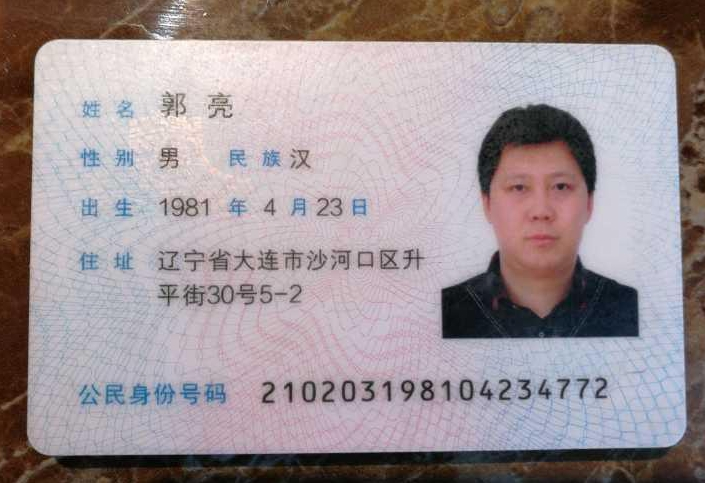
#> input picture test_img/15726692373499791204285.jpg, 705 x 483 px; its folder holds only this picture in this run
$ python -i idcardcv2.py   (imports and definitions only)   (older library calls are emulated)
#> lines starting #> are read from the running program, lines starting #| are printed output that depends on the picture; after the words box and inside, x2 and y2 are one past the last pixel; in counts of white or black regions, pixels touching at a corner belong together
# -*- coding: utf-8 -*-
"""
 @Time       : 2019/12/25 17:53
 @Author     : Zhen Qi
 @Email      : qizhen816@163.com
 @File       : idcardcv.py
 @Description: API Script
"""
import cv2
import glob
import numpy as np


def findAttrs(fname):
#> called with fname = 'test_img/15726692373499791204285.jpg'
    img = cv2.imdecode(np.fromfile(fname, dtype=np.uint8), -1)
#> img is the input picture: shape (483, 705, 3); mean B, G, R 150.6, 147.2, 158.7
    h, w, _ = img.shape
    if h > w:
        img = np.rot90(img)

    img = cv2.resize(img,(1200,800))
#> img: shape (800, 1200, 3)
    gray = cv2.cvtColor(img, cv2.COLOR_BGR2GRAY)
    # 高斯平滑
    Gaussian = cv2.GaussianBlur(gray, (3, 3), 0, 0, cv2.BORDER_DEFAULT)
    # 中值滤波
    gray = cv2.medianBlur(Gaussian, 5)
    gray = cv2.equalizeHist(gray)
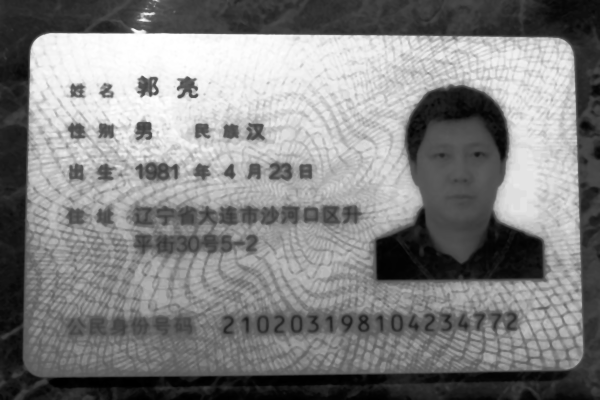
#> gray: shape (800, 1200) (shown at 1/2 size); min 0, max 255, mean 128.5
    # gray = np.squeeze(img[:,:,2])
    # binary = ~gray
    # gray = ~gray
    gray = cv2.filter2D(gray, -1,
                               kernel=np.array([[0, -1, 0], [-1, 5, -1], [0, -1, 0]], np.float32))  # 对图像进行滤波,是锐化操作
    # gray = cv2.filter2D(gray, -1, kernel=np.array([[0, -1, 0], [-1, 5, -1], [0, -1, 0]], np.float32))
    gradX = cv2.Sobel(gray, ddepth=cv2.CV_32F, dx=1, dy=0, ksize=3)
    gradY = cv2.Sobel(gray, ddepth=cv2.CV_32F, dx=0, dy=1, ksize=3)
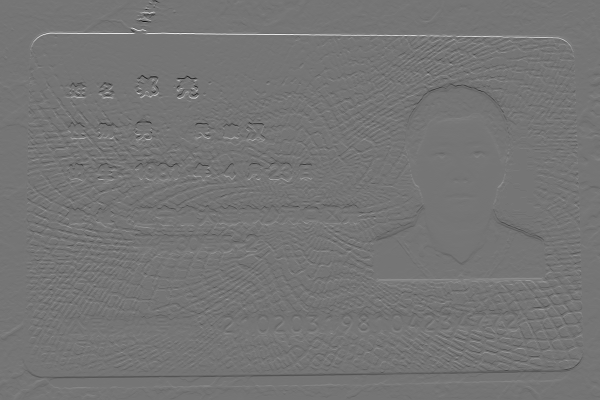
#> gradY: shape (800, 1200) float32 (shown at 1/2 size); min -873, max 1020, mean -0.4; drawn with min black and max white
    img_gradient = cv2.subtract(gradX, gradY)
    Sobel = cv2.convertScaleAbs(img_gradient)  # sobel算子,计算梯度, 也可以用canny算子替代
    # absX = cv2.convertScaleAbs(gradX)  # 转回uint8
    # absY = cv2.convertScaleAbs(gradY)
    # Sobel = cv2.addWeighted(absX, 0.5, absY, 0.5, 0)
    blurred = cv2.GaussianBlur(Sobel, (5, 5), 0)  # 再进行一次高斯去噪
    # blurred = cv2.medianBlur(Sobel, 5)
    # 这里改进成自适应阈值,貌似没用
    # ret, binary = cv2.threshold(blurred, 170, 255, cv2.THRESH_BINARY)
    binary = cv2.adaptiveThreshold(blurred, 255, cv2.ADAPTIVE_THRESH_MEAN_C, cv2.THRESH_BINARY, 3, -3)
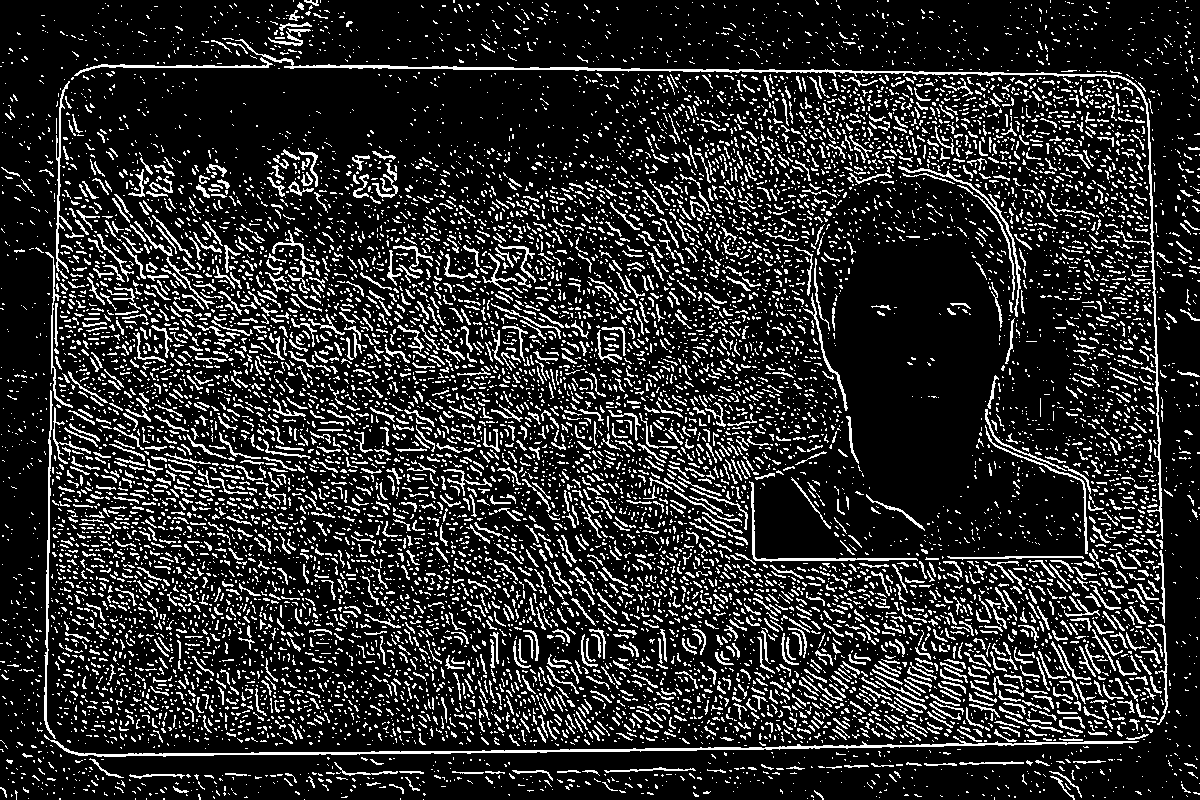
#> binary: shape (800, 1200); 16.6% white in thin lines or dots
    # [10 lines of commented-out code are left out]

    kernel = cv2.getStructuringElement(cv2.MORPH_ELLIPSE, (3, 3))
    img_closed = cv2.morphologyEx(binary, cv2.MORPH_CLOSE, kernel)
#> img_closed: shape (800, 1200); 17.5% white in thin lines or dots
    img_closed = cv2.morphologyEx(img_closed, cv2.MORPH_OPEN, kernel)
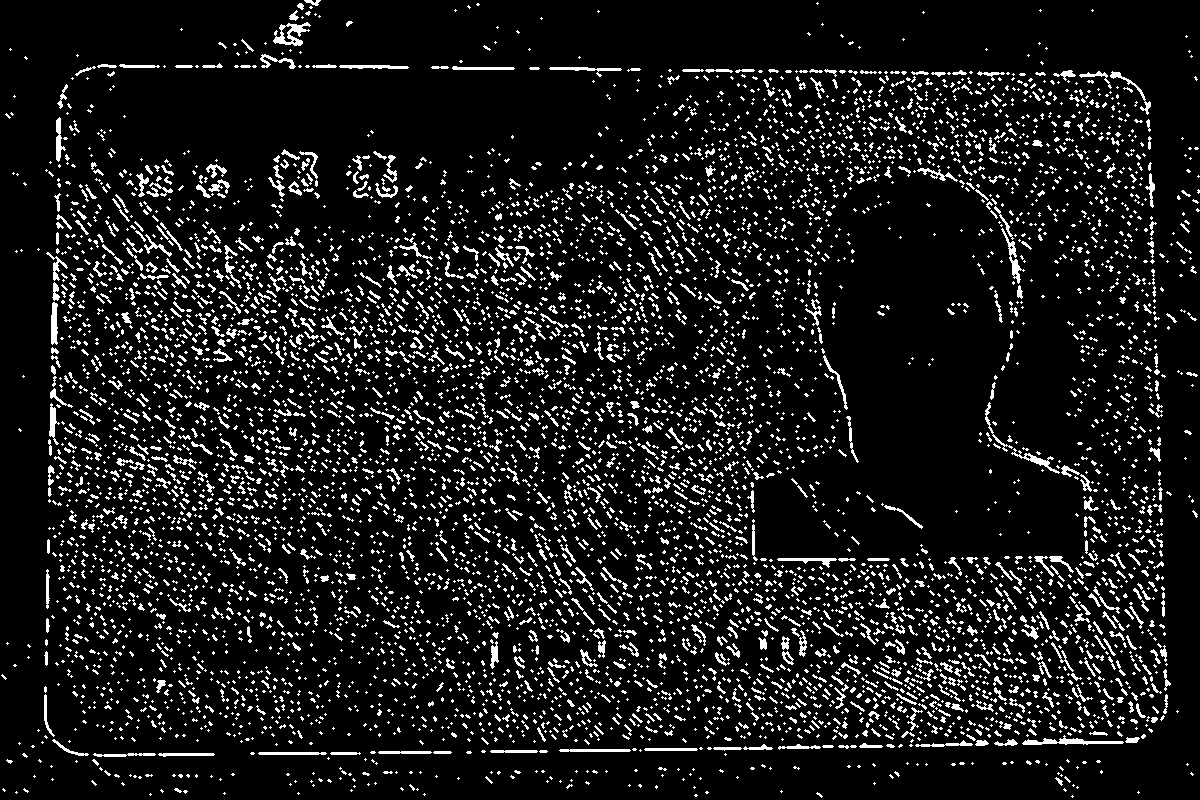
#> img_closed: shape (800, 1200); 10% white in thin lines or dots
    img_closed1 = cv2.erode(img_closed, None, iterations=1)
#> img_closed1: shape (800, 1200); 0.57% white in thin lines or dots
    img_closed1 = cv2.dilate(img_closed1, None, iterations=3)
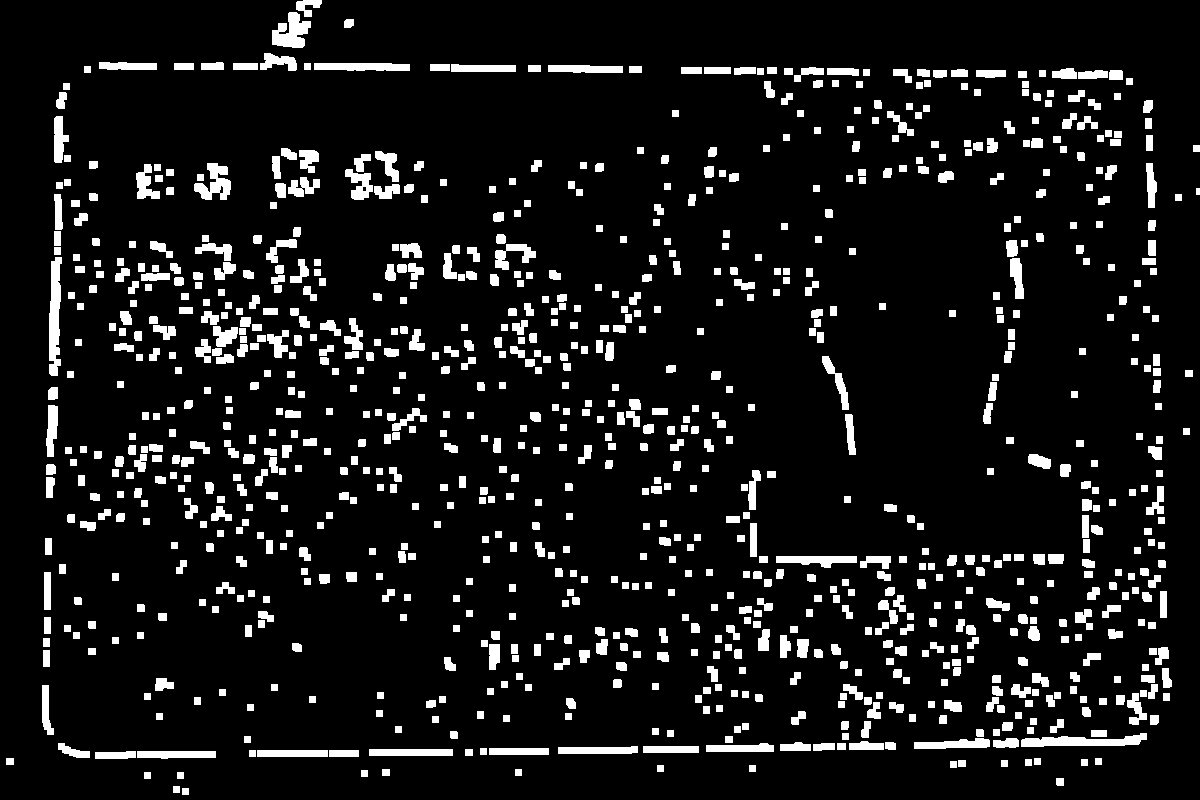
#> img_closed1: shape (800, 1200); 9.3% white; 948 white regions, largest, box (x1, y1, x2, y2) and area: (49, 257, 62, 376) 1135, (1021, 733, 1147, 747) 1046, (272, 12, 311, 48) 872
    # 这里调整了kernel大小(减小),腐蚀膨胀次数后(增大),出错的概率大幅减小

    cv2.imshow('333',blurred)
    # cv2.imshow('331',binary[vertical_idx[0]:vertical_idx[-1],horizontal_idx[0]:horizontal_idx[-1]]*255)


    cv2.waitKey(2000)

imgs = glob.glob('E:/dataset/身份证分割/val_images/*.jpg')
# fname = 'E:/dataset/身份证/val_images/236107_front.jpg'
# [2 lines not run here, left out]

>>> result = findAttrs('test_img/15726692373499791204285.jpg')

$ run again, on test_img/15726692373519482990606.jpg
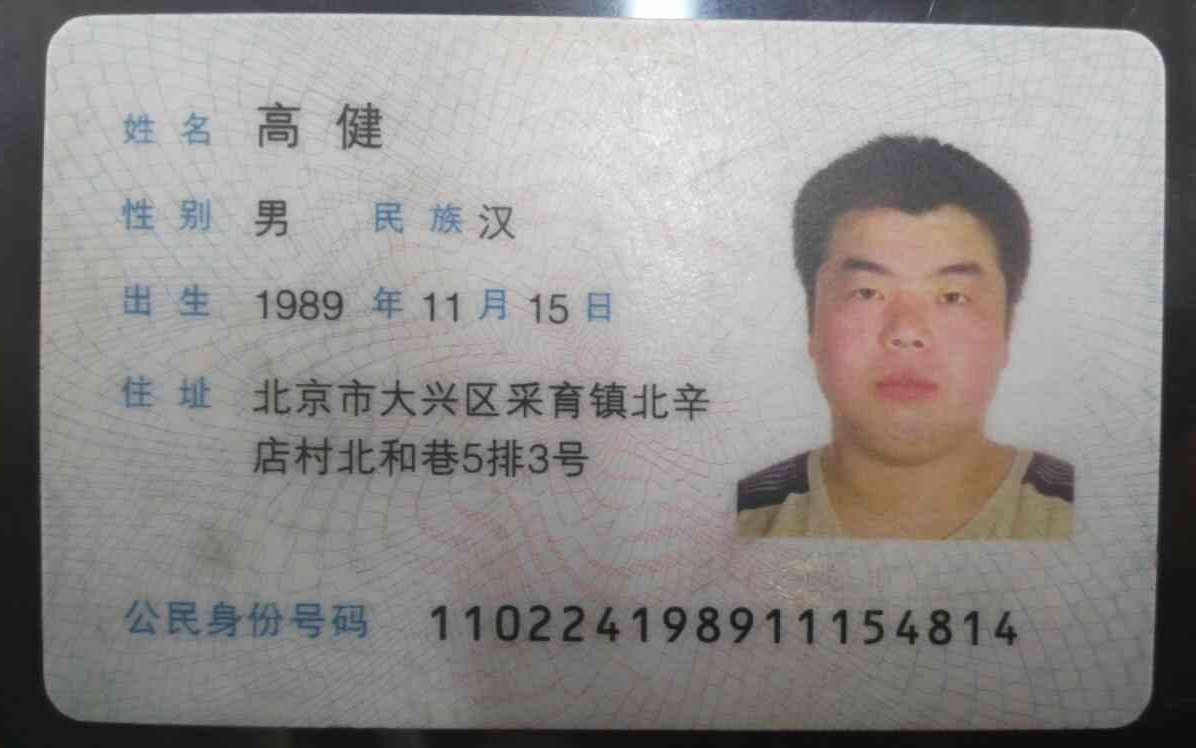
#> input picture test_img/15726692373519482990606.jpg, 1196 x 748 px
#> in findAttrs, img is the input picture: shape (748, 1196, 3); mean B, G, R 140.5, 141.8, 145.1
#> img: shape (800, 1200, 3)
#> in findAttrs, `binary = cv2.adaptiveThreshold(blurred, 255, cv2.ADAPTIVE_THRESH_MEAN_..`:
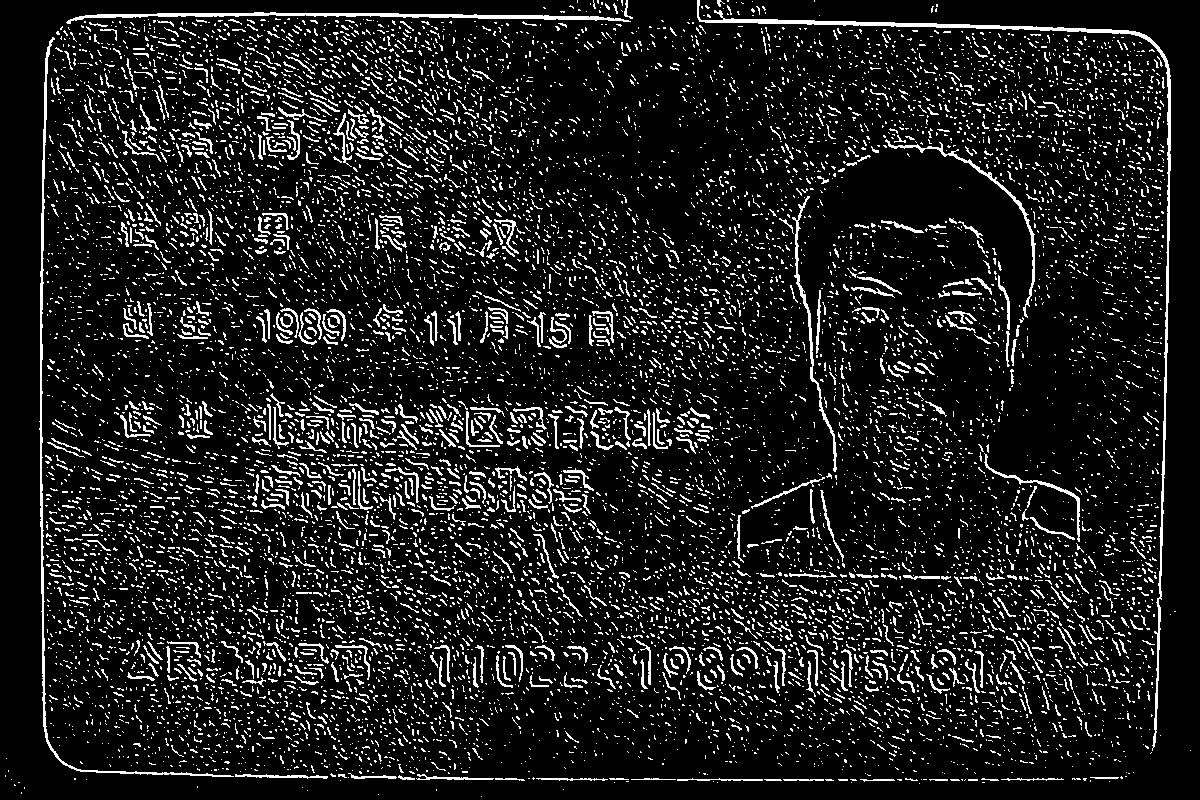
#> binary: shape (800, 1200); 11.3% white in thin lines or dots
#> in findAttrs, `img_closed1 = cv2.dilate(img_closed1, None, iterations=3)`:
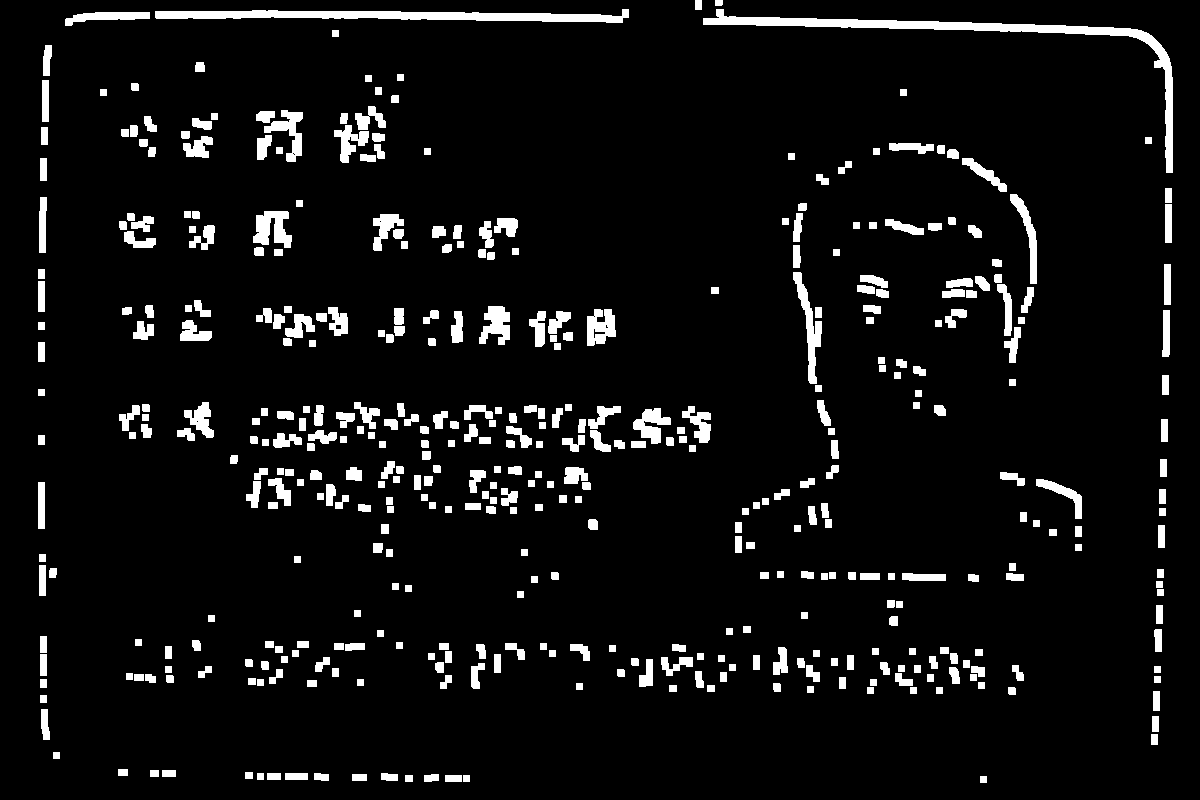
#> img_closed1: shape (800, 1200); 6.5% white; 435 white regions, largest, box (x1, y1, x2, y2) and area: (703, 9, 1173, 173) 4894, (155, 9, 629, 23) 3685, (793, 272, 822, 384) 1050
